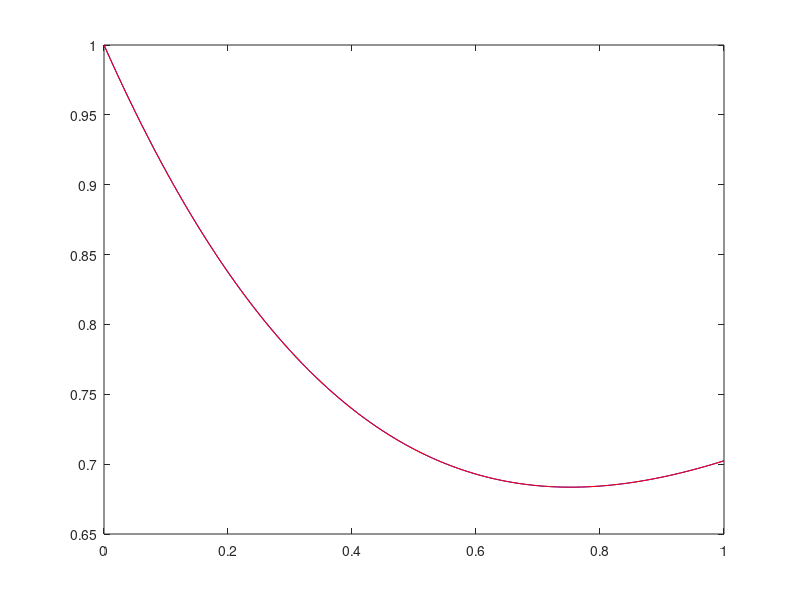

The MATLAB script that drew this image:
function [] = a5q2_trapezium()
a = 0;
b = 1;
tol = 10^(-5);

n = 10^2;
h = (b-a)/n;
arr = a:h:b;
x(1) = 1;
y(1) = 1;
c(1) = 1;
z = (sin(arr) - cos(arr) + 3*(exp(-arr)))/2;

for i=1:n
    prev = x(i) + (h*( sin(arr(i)) - x(i) ));
    y(i+1) = y(i) + (h*( sin(arr(i)) - y(i) ));
    while(1)
        new = x(i) + (h*( sin(arr(i+1)) - prev ));
        if(abs(new-prev)<tol)
            break;
        end
        prev = new;
    end
    x(i+1) = new;
    c(i+1) = (x(i+1)+y(i+1))/2;
    fprintf('%g\t\t%g\t\t%g\t\t%g\n', arr(i), c(i+1), z(i+1), abs(z(i+1)-c(i+1)));
end

plot(arr, c, 'b');
hold on;
plot(arr, z, 'r');
hold off;
end